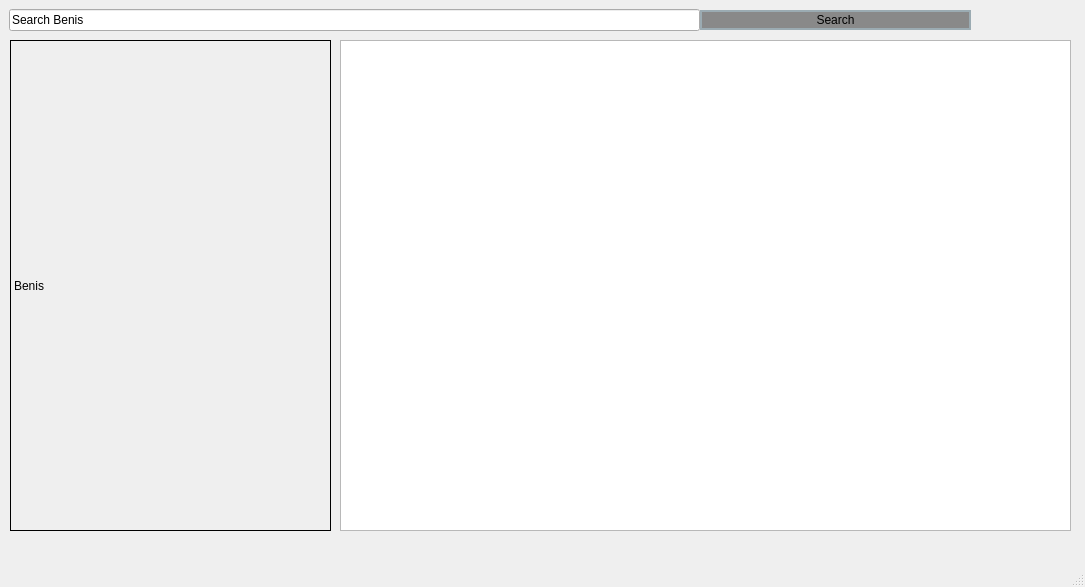
<?xml version="1.0" encoding="UTF-8"?>
<ui version="4.0">
 <class>youTubeAPIClass</class>
 <widget class="QMainWindow" name="youTubeAPIClass">
  <property name="geometry">
   <rect>
    <x>0</x>
    <y>0</y>
    <width>1085</width>
    <height>587</height>
   </rect>
  </property>
  <property name="windowTitle">
   <string>youTubeAPI</string>
  </property>
  <widget class="QWidget" name="centralWidget">
   <widget class="QLineEdit" name="lineEdit">
    <property name="geometry">
     <rect>
      <x>9</x>
      <y>9</y>
      <width>691</width>
      <height>22</height>
     </rect>
    </property>
    <property name="text">
     <string>Search Benis</string>
    </property>
   </widget>
   <widget class="QPushButton" name="pushButton">
    <property name="enabled">
     <bool>true</bool>
    </property>
    <property name="geometry">
     <rect>
      <x>700</x>
      <y>10</y>
      <width>271</width>
      <height>20</height>
     </rect>
    </property>
    <property name="styleSheet">
     <string notr="true">border:2px solid #9babb2;
background-color:  #898989 ;</string>
    </property>
    <property name="text">
     <string>Search</string>
    </property>
   </widget>
   <widget class="QLabel" name="sear_label">
    <property name="geometry">
     <rect>
      <x>10</x>
      <y>40</y>
      <width>321</width>
      <height>491</height>
     </rect>
    </property>
    <property name="styleSheet">
     <string notr="true">border: 1px solid;
border-color: rgb(0, 0, 0);</string>
    </property>
    <property name="text">
     <string>Benis</string>
    </property>
   </widget>
   <widget class="QListWidget" name="listWidget">
    <property name="geometry">
     <rect>
      <x>340</x>
      <y>40</y>
      <width>731</width>
      <height>491</height>
     </rect>
    </property>
   </widget>
  </widget>
  <widget class="QMenuBar" name="menuBar">
   <property name="geometry">
    <rect>
     <x>0</x>
     <y>0</y>
     <width>1085</width>
     <height>22</height>
    </rect>
   </property>
  </widget>
  <widget class="QStatusBar" name="statusBar"/>
 </widget>
 <layoutdefault spacing="6" margin="11"/>
 <resources>
  <include location="youTubeAPI.qrc"/>
 </resources>
 <connections/>
</ui>
